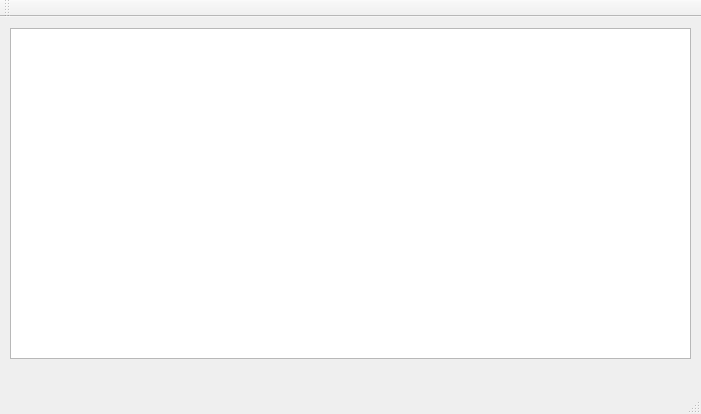
<?xml version="1.0" encoding="UTF-8"?>
<ui version="4.0">
 <class>MainWindow</class>
 <widget class="QMainWindow" name="MainWindow">
  <property name="geometry">
   <rect>
    <x>0</x>
    <y>0</y>
    <width>701</width>
    <height>414</height>
   </rect>
  </property>
  <property name="windowTitle">
   <string>MainWindow</string>
  </property>
  <widget class="QWidget" name="centralWidget">
   <widget class="QGraphicsView" name="mainGraphicsView">
    <property name="geometry">
     <rect>
      <x>10</x>
      <y>11</y>
      <width>681</width>
      <height>331</height>
     </rect>
    </property>
   </widget>
  </widget>
  <widget class="QMenuBar" name="menuBar">
   <property name="geometry">
    <rect>
     <x>0</x>
     <y>0</y>
     <width>701</width>
     <height>27</height>
    </rect>
   </property>
  </widget>
  <widget class="QToolBar" name="mainToolBar">
   <attribute name="toolBarArea">
    <enum>TopToolBarArea</enum>
   </attribute>
   <attribute name="toolBarBreak">
    <bool>false</bool>
   </attribute>
  </widget>
  <widget class="QStatusBar" name="statusBar"/>
 </widget>
 <layoutdefault spacing="6" margin="11"/>
 <resources/>
 <connections/>
</ui>
